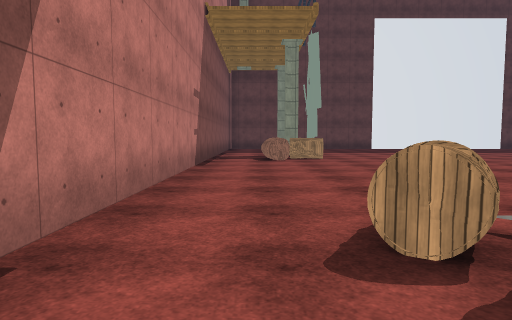
View 1 (above)

20 first-person views from a walk through a Unity game level. The camera is 1.4 m above the floor, tilts 4° down and sees 75° across. The floor is counted in squares, 2 m on a side. Each view is taken from the middle of a square. On the plan, view 1 faces up. The plan holds only what a view shows up to about 10 squares ahead; the rest is blank. The place goes on beyond the plan. The player character is not drawn. Surface patterns are stand-ins for the level's own textures.

View 2
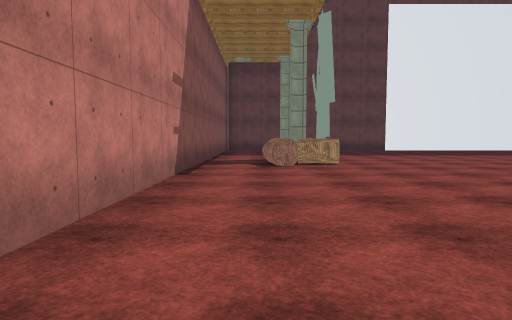

View 3
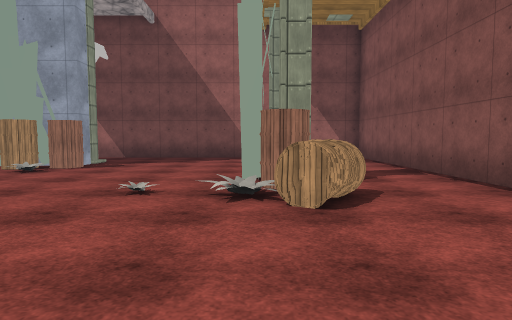

View 4
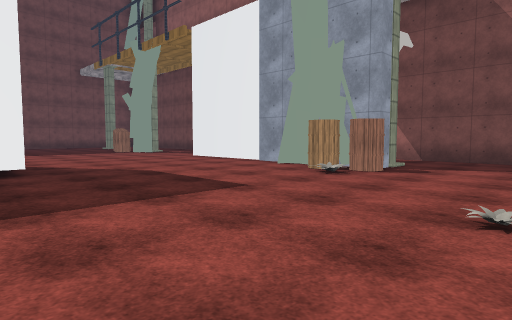

View 5
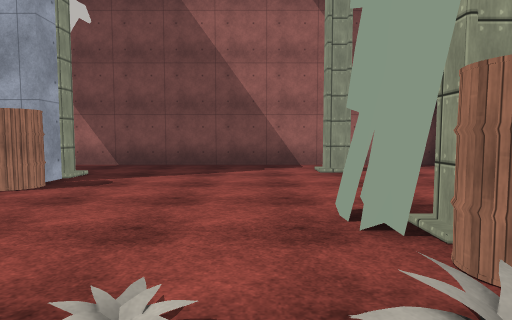

View 6
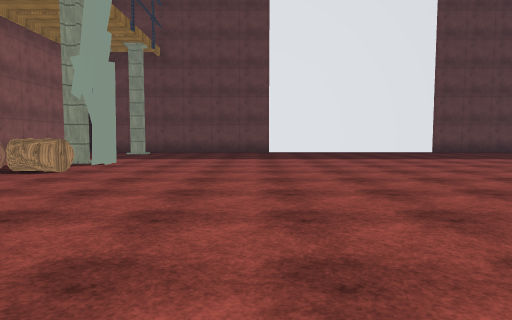

View 7
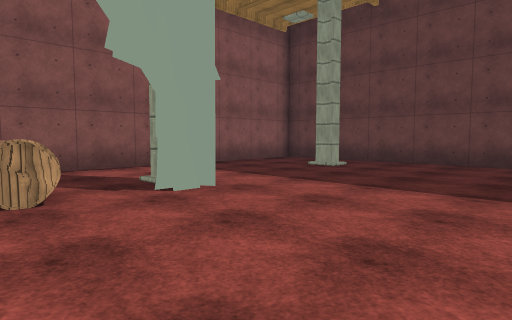

View 8
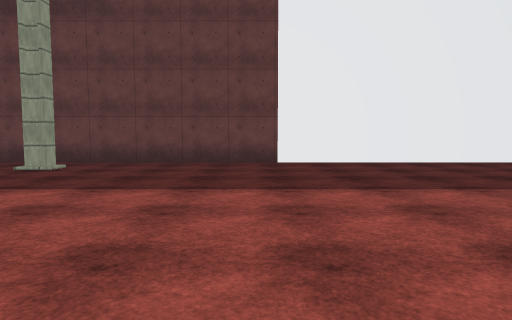

View 9
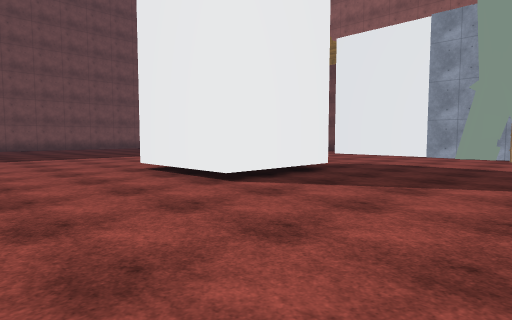

View 10
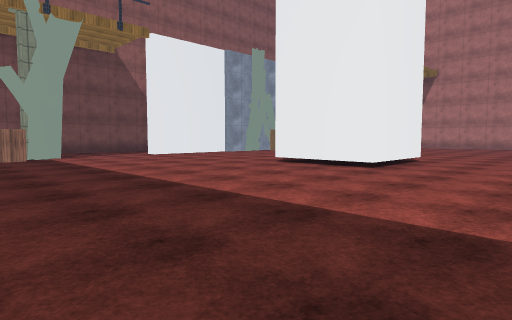

View 11
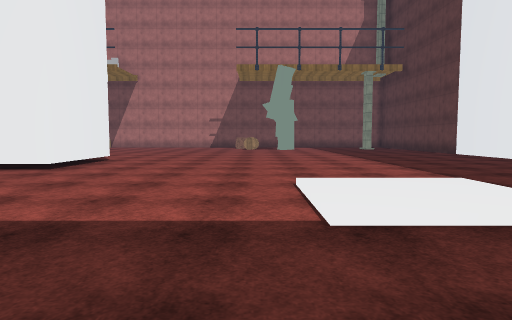

View 12
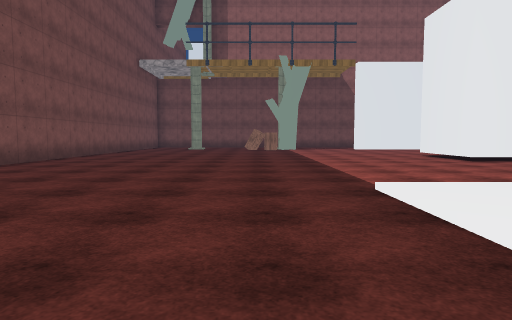

View 13
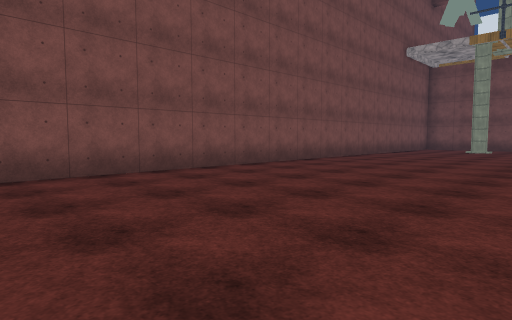

View 14
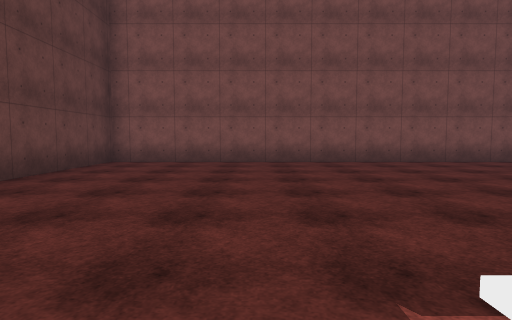

View 15
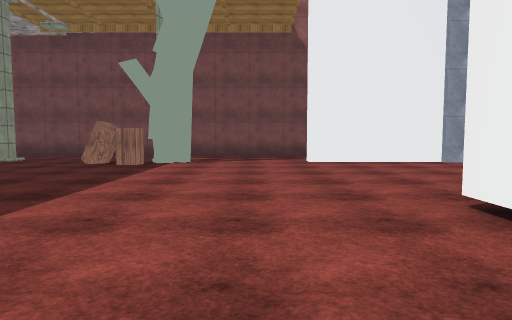

View 16
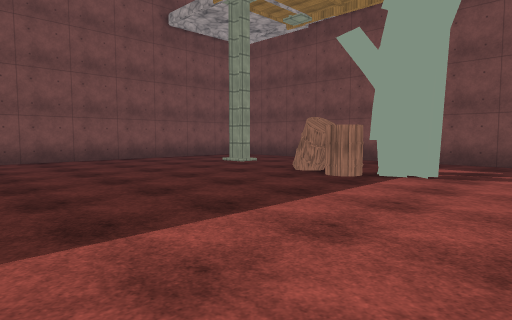

View 17
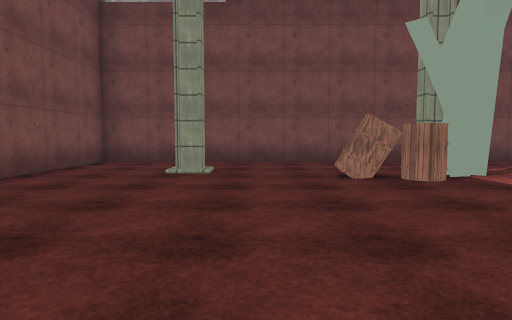

View 18
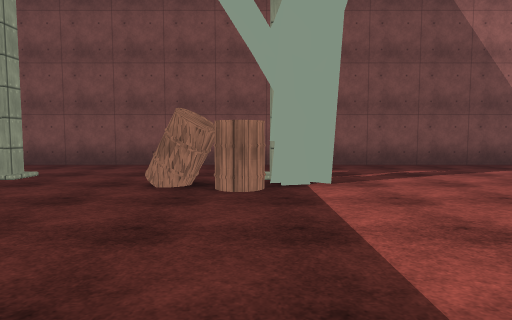

View 19
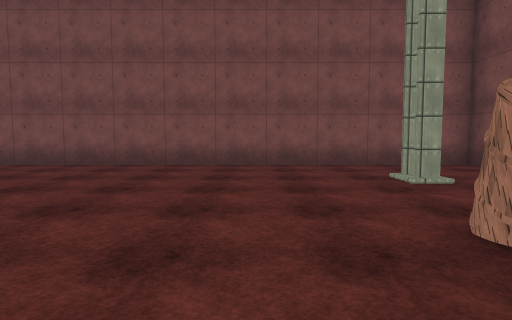

View 20
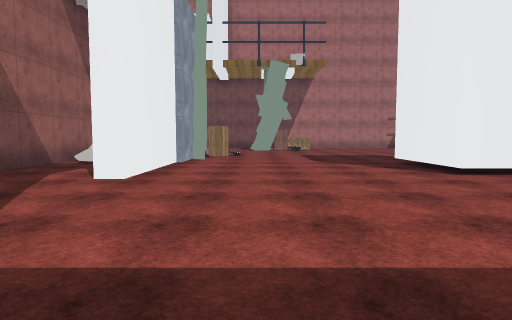

### Floor plan
Points are (right, up) in squares from view 1. A wall is a line through its corners. A room is listed if a view was taken in it or the views show most of it. See-through windows are left out.
Room 1 (views 1, 2, 3, 4, 5, 6, 7, 8, 9, 10, 11, 12, 13, 14, 15, 16, 17, 18, 19, 20)
walls: (13, 6.6) (13, 3.7) (10, 3.7) (10, 6.6) (13, 6.6); (9.8, -2.2) (13.5, -2.2) (13.5, -2.8); (8.9, -2) (10, -2); (6.3, -3.1) (6.3, -2.4); (13, 19) (-1, 19); (10.5, -5.3) (25.2, -5.3) (25.2, 19); (22, -2.9) (22, -2.6) (22.6, -2.6); (1.6, 17.2) (1.1, 17.2); (-1.5, 14.1) (-1.5, -4.1); (1.1, -3.7) (1.6, -3.7) (1.6, -4); (-1.5, 16.8) (-1.5, 15.9); (25.5, 19) (21.1, 19); (-1.5, -5.3) (7.5, -5.3)
objects: barrel (1, 1) to (2, 1); barrel (1, 2) to (1, 3); barrel (1, 10); barrel (1, 11) to (2, 11); other object (2, 0); other object (2, 2); other object (2, 12) to (2, 13); other object (3, 2); barrel (6, -2); other object (7, -2); barrel (7, -1); other object (7, 0); other object (8, -2); other object (9, -5) to (10, -4); other object (17, -2); barrel (18, -2); barrel (19, -2)

Positions as (right, up) in squares from view 1, and headings:
1: (0, 0), facing up
2: (0, 2), facing up
3: (2, 6), facing down
4: (3, 5), facing down-right
5: (3, 3), facing down
6: (6, 4), facing up
7: (6, 10), facing up-left
8: (6, 10), facing up
9: (6, 10), facing down-right
10: (20, 10), facing down-left
11: (20, 11), facing left
12: (19, 16), facing down
13: (19, 14), facing down-right
14: (16, 15), facing right
15: (15, 7), facing down
16: (15, 4), facing down-right
17: (21, 4), facing down
18: (18, 3), facing down
19: (17, 0), facing right
20: (19, 0), facing left
